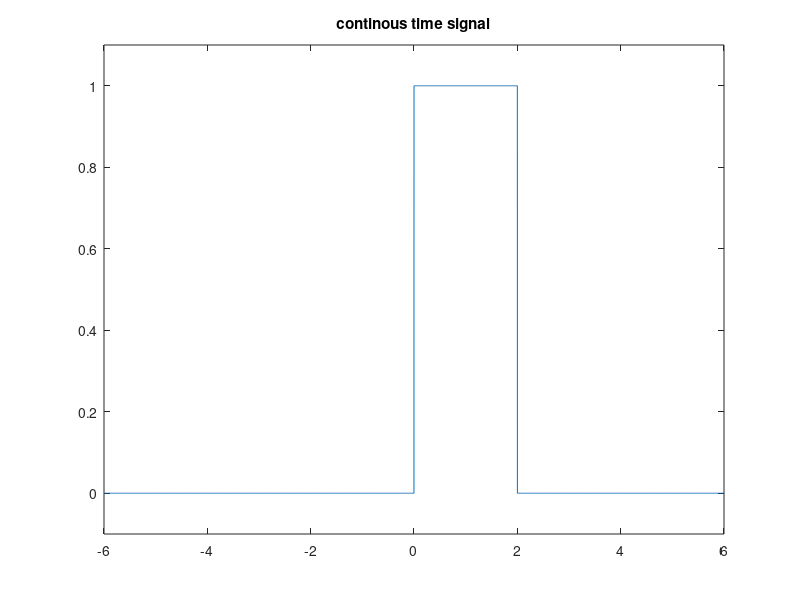
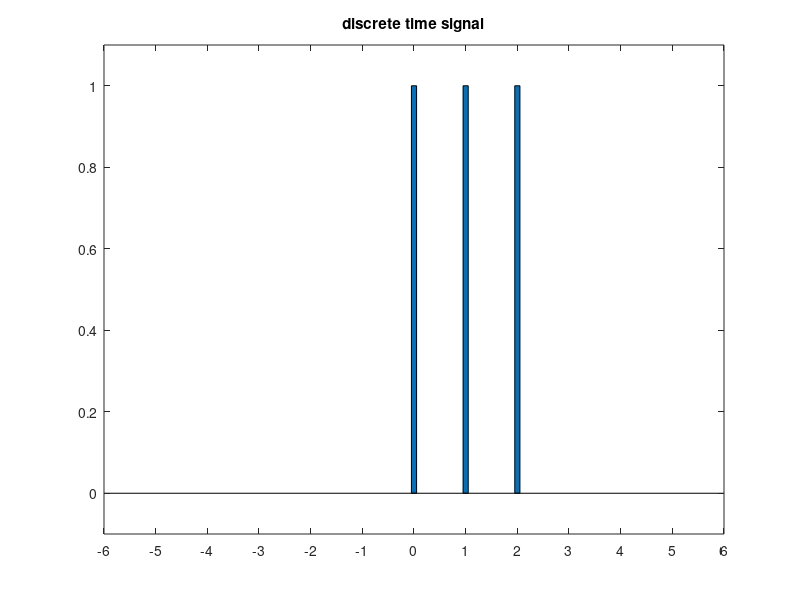
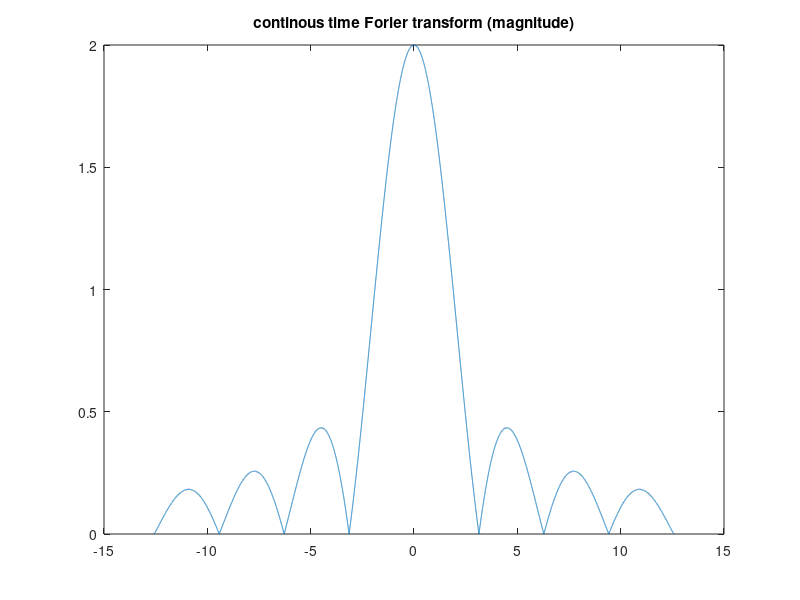
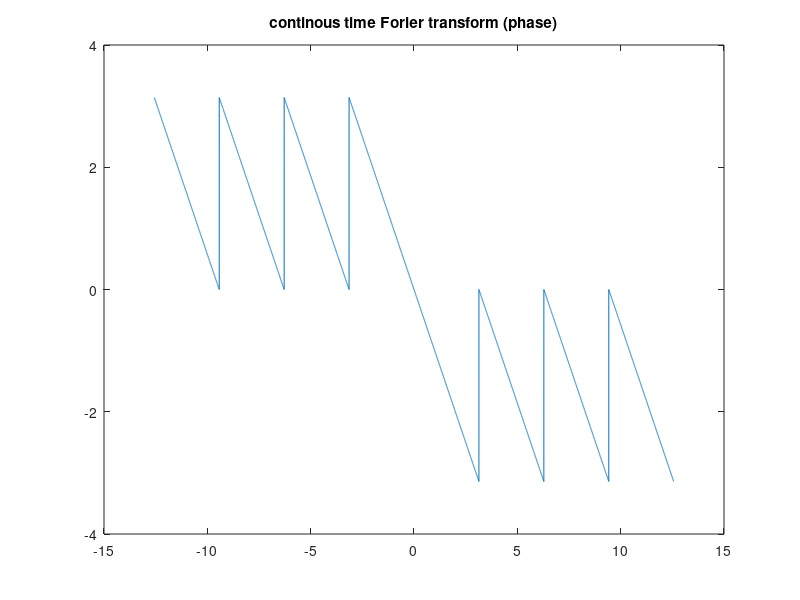

MATLAB code to generate these figures, in order:

# task1 continous

# continous time signal
dt = 1e-3;

T = 6;
t = -6:dt:T;

xt = zeros(1, length(t));
start_idx = find(t == 0);
end_idx = find(t == 2);
xt(start_idx:end_idx) = 1;

figure(1);
plot(t,xt);
title("continous time signal");
axis ([-6 6 -0.1 1.1]);

# discrete time signal

n = -6:1:6;
xn = zeros(1, length(n));
start_idx = find(n == 0);
end_idx = find(n == 2);
xn(start_idx:end_idx) = 1;

figure(2);

bar(n,xn, 0.1);
title("discrete time signal");
axis ([-6 6 -0.1 1.1]);


# task 2 forier transform

# continous time Forier Transform
dw = 1e-3; # rad/s
w = -4*pi:dw:4*pi;

len_w = length(w);

Xw = 2 * exp(-j*w) .* sin(w) ./ w;

figure(3);
plot(w, abs(Xw));
title("continous time Forier transform (magnitude)");

figure(4);
plot(w, angle(Xw));
title("continous time Forier transform (phase)");

# discrete time Forier Transform
Xejw = exp(-j*w) .* (1+2*cos(w));

figure(5);
plot(w, abs(Xejw));
title("discrete time Forier transform (magnitude)");

figure(6);
plot(w, angle(Xejw));
title("discrete time Forier transform (phase)");

# task 3 Investigation for time-shift

# 신호를 다시 만드는게 아니라, 아까 transform 한거에 time shifting factor만 곱해주기.

# continous time shifting
Xw2 = exp(-j*w*-3) .* Xw;
Xw3 = exp(-j*w*7) .* Xw;

###################################################
# plot
###################################################
figure(7);
subplot(2,1,1);
plot(w, abs(Xw2));
title("continous time Forier transform (magnitude)");

subplot(2,1,2);
plot(w, angle(Xw2));
title("continous time Forier transform (phase)");

figure(8);
subplot(2,1,1);
plot(w, abs(Xw3));
title("continous time Forier transform (magnitude)");

subplot(2,1,2);
plot(w, angle(Xw3));
title("continous time Forier transform (phase)");
###################################################

# discrete time shifting
Xejw2 = exp(-j*w*-2).*Xejw;
Xejw3 = exp(-j*w*5).*Xejw;

###################################################
# plot
###################################################
figure(9);
subplot(2,1,1);
plot(w, abs(Xejw2));
title("discrete time Forier transform (magnitude)");

subplot(2,1,2);
plot(w, angle(Xejw2));
title("discrete time Forier transform (phase)");

figure(10);
subplot(2,1,1);
plot(w, abs(Xejw3));
title("discrete time Forier transform (magnitude)");

subplot(2,1,2);
plot(w, angle(Xejw3));
title("discrete time Forier transform (phase)");
###################################################

# task 4
n = -12:1:12; # -6초부터 6초까지 => 인덱스로 접근하며 6초 사이의 간격을 더 촘촘히 하기 위해 두배로 잡음.
xn2 = zeros(length(n), 1);
start_idx = find(n == 0);
end_idx = find(n == 4);
xn2(start_idx:end_idx) = 1;

# plot discrete signal with double sampling rate
figure(11);
bar(n,xn2, 0.1);
title("discrete time signal");
axis ([-6 6 -0.1 1.1]);

# Forier Analysis
Xnew = exp(-j*2*w).*(1+2*cos(w) + 2*cos(2*w));
# Xw = 2 * exp(-j*w) .* sin(w) ./ w;


figure(12);
plot(w, abs(Xnew));
title("discrete time Forier transform (magnitude) (increase smaplingrate)");

figure(13);
plot(w, angle(Xnew));
title("discrete time Forier transform (phase)(increase smaplingrate)");



